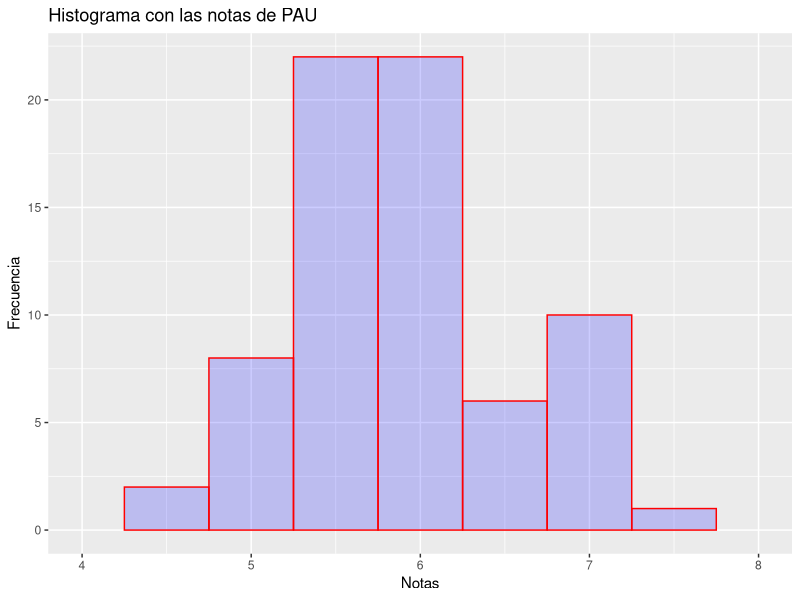
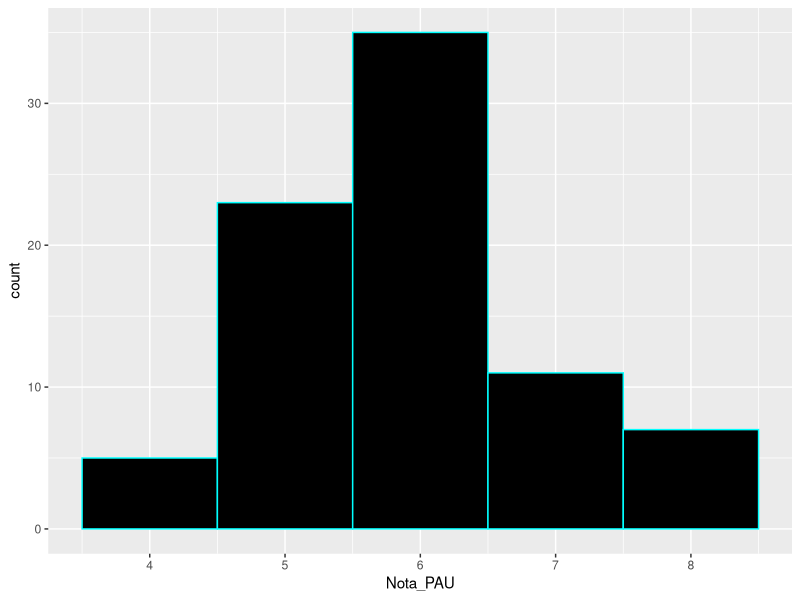
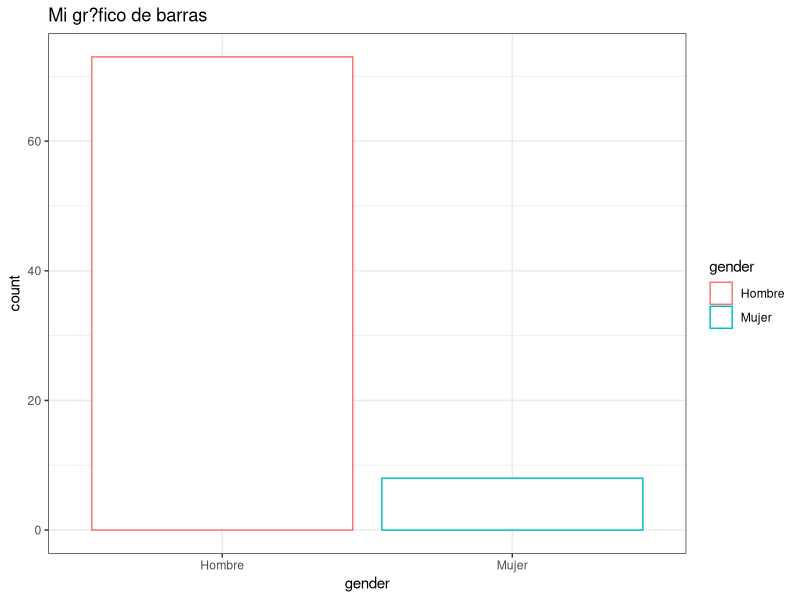
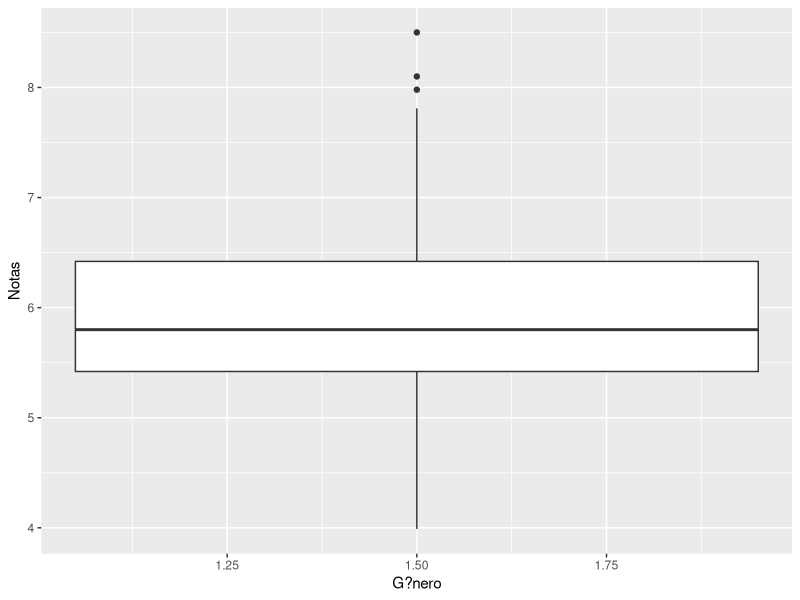
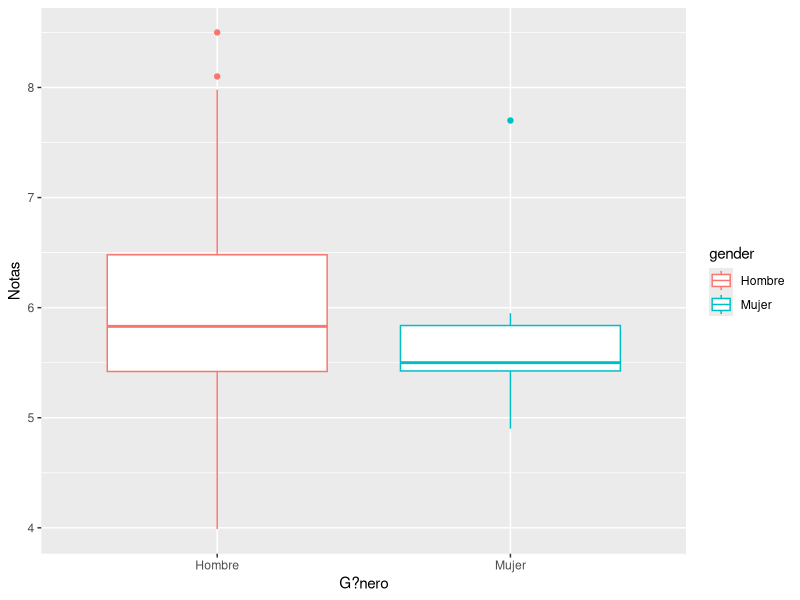
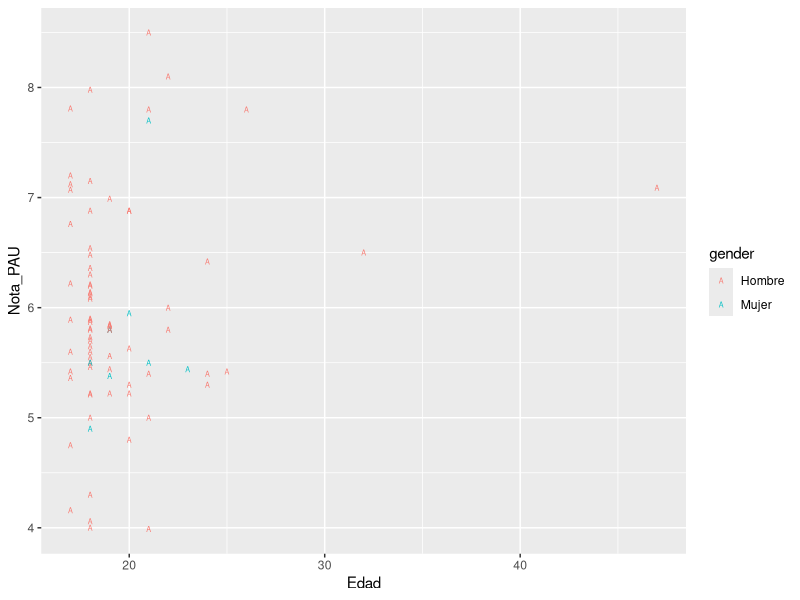
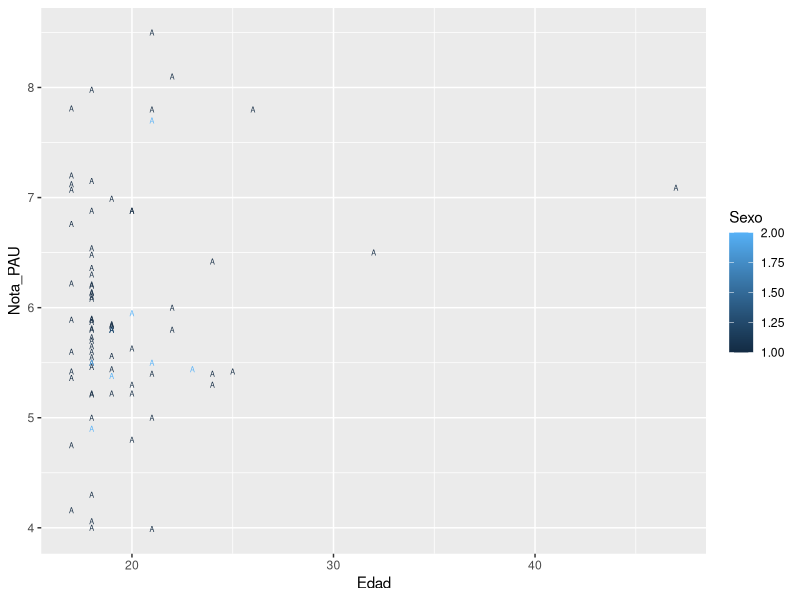
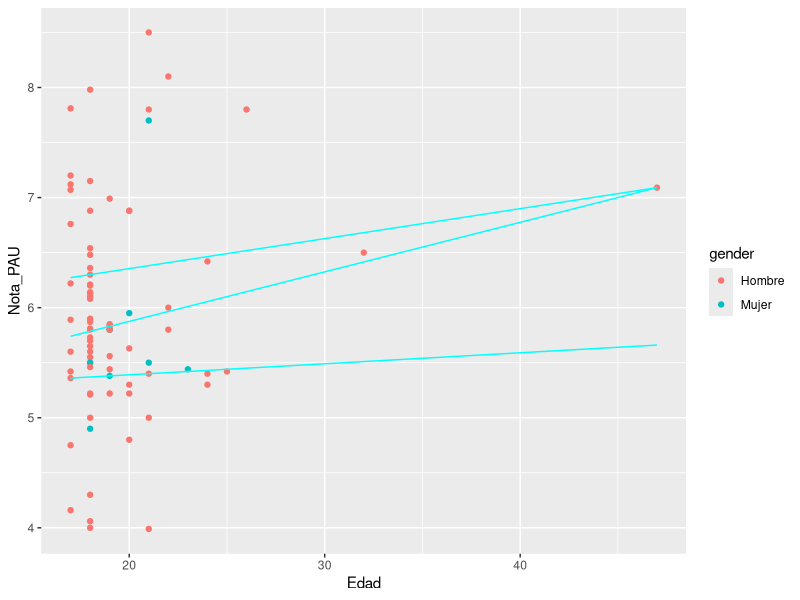

The R source for these figures, in order:
#Ej. Reproduce los ejemplos de histograma, grafico de barras, boxplot y grafico de dispersion que hemos visto
#en clase, pero esta vez usando el paquete de ggplot2

###1. Instalar y cargar el paquete
??ggplot2
library(ggplot2)


###2. Leer el capitulo 4 "Exploring data with graphs"

###3. Hacer un Histograma con las Notas de la PAU de la base de datos "encuesta"

setwd("C:/Documentos y otros/EAE/Asignaturas y Master/Business Performance Analysis/Tras la reforma/Día 4")
encuesta <- read.table("encuesta.dat",header = T,sep = "\t",dec = ","); class(encuesta)

  qplot(encuesta$Nota_PAU, geom = "histogram",
        binwidth=0.5,
        main = "Histograma con las notas de PAU",
        xlab = "Notas",
        ylab = "Frecuencia",
        fill = I("blue"),
        col = I("red"),
        alpha = I(.2), # Transparencia de las columnas.
        xlim = c(4,8)) # L?mites para el eje x. Esto hace que nos devuelva un warning explicando lo que nos ha 
                       # filtrado al meter el intervalo. El warning parece citar tambi?n los NA's.
  ggsave("C:/Documentos y otros/EAE/Asignaturas y Master/Business Performance Analysis/Tras la reforma/D?a 4/Graficoqplot.jpeg") # Aprovechamos para guardarlo como jpeg.
  
  # Pero esta funci?n (qplot) no aparece en el cap?tulo del libro, as? que vamos a probar a hacerlo como dice en el libro:
  
  ggplot(encuesta, aes(Nota_PAU)) + geom_histogram(colour = "Cyan", fill = 'Black', binwidth = 1) # As? se dibujar?a el histograma con la funci?n ggplot.
  
  ggsave("C:/Documentos y otros/EAE/Asignaturas y Master/Business Performance Analysis/Tras la reforma/D?a 4/Graficoggplot.png")
  
  # Obs?rvese que ggplot permite exportar a varios formatos, entre ellos: jpeg, png, tex (pictex) y pdf.
  
  # El stat que usa para dibujar en el eje Y la frecuencia a falta de una variable es aes(y=..count..), que se escribir?a en el par?ntesis del geom.
  # Otros: aes(y=..density/ncount/ndensity..) para la densidad/frecuencia en tanto por 1/densidad en tanto por uno en lugar de la frecuencia, 
  # binwidth para la anchura de los canales (bins), breaks, etc.
  
 # Me he ayudado tambi?n de este enlace: https://www.datacamp.com/community/tutorials/make-histogram-ggplot2?utm_source=adwords_ppc&utm_campaignid=1655852085&utm_adgroupid=61045433982&utm_device=c&utm_keyword=%2Bggplot%20%2Bhistogram&utm_matchtype=b&utm_network=g&utm_adpostion=&utm_creative=318880582257&utm_targetid=aud-392016246653:kwd-589281897814&utm_loc_interest_ms=&utm_loc_physical_ms=1005493&gclid=CjwKCAiAzNj9BRBDEiwAPsL0d9ySyWJbc2fYtHeOKmL-BjmoxWj9OT5dmLIbh-5jiRPMm6clRYENMRoCbqAQAvD_BwE
  
###4. Hacer un Grafico de barras con la variable Sexo de la base de datos "encuesta"
  
  encuesta$gender <- 0
  encuesta$gender[encuesta$Sexo == 1] <- "Hombre"
  encuesta$gender[encuesta$Sexo == 2] <- "Mujer"
  
  ggplot(encuesta, aes(gender, colour = gender)) + geom_bar(fill ='White') + labs(title = "Mi gr?fico de barras") + theme_bw()
  
  # theme_bw() enmarca la gráfica y cambia el fondo a blanco.

  # Revisar cómo pintar en cada barra hombres por un lado y mujeres por otro. Debe estar en el archivo con las soluciones de la profesora.  
  
###5. Hacer un Diagrama de caja y bigotes con la variable Notas de la PAU de la base de datos "encuesta"
  
  graf5 <- ggplot(encuesta, aes(Sexo, Nota_PAU))
  wb <- graf5 + geom_boxplot() + labs(x = "G?nero", y = "Notas"); wb # No s? por qu? me junta hombres y mujeres en el mismo cuadro, supongo que si no se diferenciaran con valores num?ricos no dar?a este problema.
  
  graf5 <- ggplot(encuesta, aes(gender, Nota_PAU))
  wb <- graf5 + geom_boxplot(aes(colour = gender)) + labs(x = "G?nero", y = "Notas"); wb # Si les pones valores en forma de caracteres a los valores del eje X s? que los separa.
    
  # Se puede usar outlier.shape y otras opciones similares para modificar la apariencia de los outliers.
              
  # He usado aes(colour = gender) para ponerle colores distintos a cada caja y, adem?s, al hacerlo te pinta una leyenda.
  # No s? c?mo meterle el alpha(colour,transparency).
  # No me funciona opts (+ opts(title = "Mi diagrama de caja y bigotes")), aunque puedo poner el t?tulo usando labs.
  
  
  # De nuevo, suponemos que la columna con respecto a la que hab?a que pintar las Notas de PAU se dejaba a nuestra libre elecci?n.
  
###5. Hacer un Grafico de dispersion con la variable Notas de la PAU y Edadde la base de datos "encuesta"
  
  graf6 <- ggplot(encuesta, aes(Edad, Nota_PAU, colour = gender))
  disp <- graf6 + geom_point(shape = "A"); disp # Podemos elegir el s?mbolo usado para cada punto usando shape. Tambi?n hay valores predeterminados si igualamos a los enteros del 1 al 25.
                                                               # Podemos elegir el color usado con colour = "(un color)"
  
  graf7 <- ggplot(encuesta, aes(Edad, Nota_PAU, colour = Sexo))
  disp <- graf7 + geom_point(shape = "A"); disp # Podemos elegir el s?mbolo usado para cada punto usando shape. Tambi?n hay valores predeterminados si igualamos a los enteros del 1 al 25.
  # Podemos elegir el color usado con colour = "(un color)"
  
  graf6 +geom_point()+geom_quantile(colour="Cyan") # Para dibujar los cuartiles.
  
  # Otros detalles que podemos encontrar en los apuntes de la clase siguiente: dubujar smooth (curvas de ajuste)                     